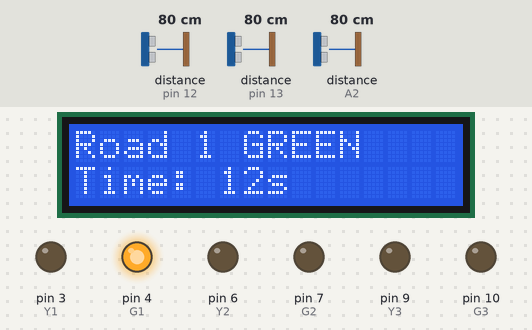
Bench run of a sketch on a simulated Arduino Uno, built with avr-gcc and run on an emulated ATmega328P. On the bench: 16×2 character LCD, output pins drawn as LEDs (lit = HIGH). Wiring (inferred from the names in the program): 3 × ultrasonic range finder: trigger pin 11, echo pin 12 / trigger A0, echo A2 / trigger A3, echo pin 13. Inputs (shaded band) come from the test bench; at power-on: distance to the obstacle (sensors on pin 12, pin 13, A2) 80 cm. The echo pulse lasts 58.3 µs per cm; pins used as bus, display or sensor lines are not drawn; what the sketch prints to the serial monitor is not drawn.

Above: at 0.2 s.
At 6.4 s:
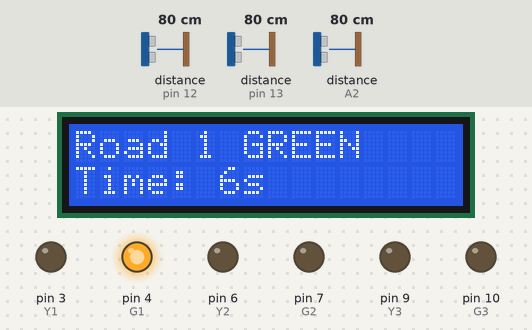
At 12.6 s:
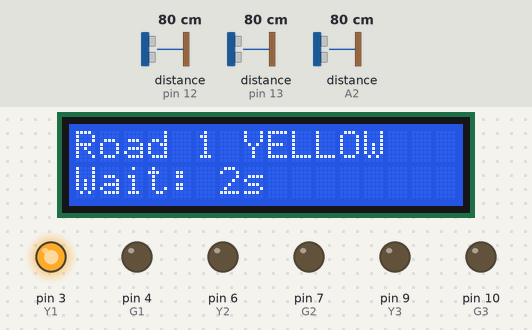
At 14.7 s:
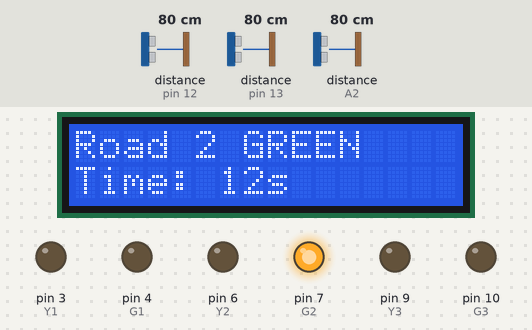
At 27.2 s:
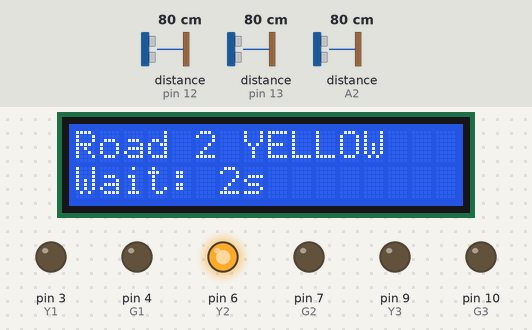
At 38.7 s:
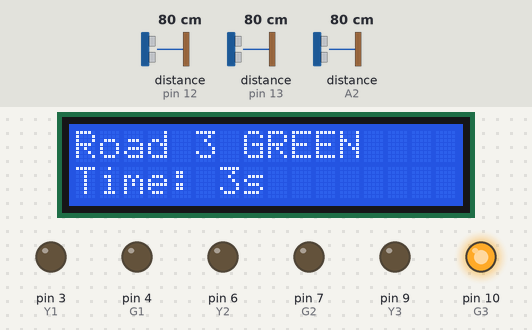
Timing chart, 0 to 40.0 s (numbered marks = the images above):
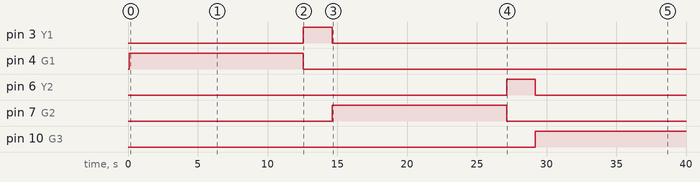

The sketch:

ucodet.ino
```cpp
#include <Wire.h>
#include <LiquidCrystal_I2C.h>

LiquidCrystal_I2C lcd(0x27,16,2);

// ===== LED PINS =====
int R1=2, Y1=3, G1=4;
int R2=5, Y2=6, G2=7;
int R3=8, Y3=9, G3=10;

// ===== ULTRASONIC =====
int trig1=11, echo1=12;
int trig2=A0, echo2=A2;  // fixed pins
int trig3=A3, echo3=13;  // fixed pins

long d1,d2,d3;

// ===== SETTINGS =====
int GREEN_CAR    = 12;  // car detected
int GREEN_NO_CAR = 5;   // no car
int YELLOW_TIME  = 2;   // always 2 sec
int CAR_DISTANCE = 100; // cm — if closer than this = car detected

int currentLane  = 1;

// ===== GET DISTANCE =====
long getDistance(int trig, int echo){
  digitalWrite(trig, LOW);
  delayMicroseconds(2);
  digitalWrite(trig, HIGH);
  delayMicroseconds(10);
  digitalWrite(trig, LOW);

  long duration = pulseIn(echo, HIGH, 15000);
  if(duration == 0) return 999;
  return duration * 0.034 / 2;
}

// ===== UPDATE SENSORS =====
void updateSensors(){
  d1 = getDistance(trig1, echo1);
  d2 = getDistance(trig2, echo2);
  d3 = getDistance(trig3, echo3);
}

// ===== CAR DETECTED? =====
bool carDetected(long distance){
  if(distance < CAR_DISTANCE && distance != 999){
    return true;   // car detected
  }
  return false;    // no car
}

// ===== GET GREEN TIME =====
int getGreenTime(long distance){
  if(carDetected(distance)){
    return GREEN_CAR;     // 12 sec
  }
  return GREEN_NO_CAR;    // 5 sec
}

// ===== RESET ALL =====
void resetAll(){
  digitalWrite(R1,HIGH); digitalWrite(R2,HIGH); digitalWrite(R3,HIGH);
  digitalWrite(G1,LOW);  digitalWrite(G2,LOW);  digitalWrite(G3,LOW);
  digitalWrite(Y1,LOW);  digitalWrite(Y2,LOW);  digitalWrite(Y3,LOW);
}

// ===== RUN GREEN =====
void runGreen(int lane, int sec){
  resetAll();

  if(lane==1){ digitalWrite(R1,LOW); digitalWrite(G1,HIGH); }
  if(lane==2){ digitalWrite(R2,LOW); digitalWrite(G2,HIGH); }
  if(lane==3){ digitalWrite(R3,LOW); digitalWrite(G3,HIGH); }

  Serial.print("Road "); Serial.print(lane);
  if(sec == GREEN_CAR){
    Serial.println(" GREEN — Car Detected! 12s");
  } else {
    Serial.println(" GREEN — No Car. 5s");
  }

  for(int i=sec; i>0; i--){
    updateSensors();

    // show on lcd
    lcd.setCursor(0,0);
    lcd.print("Road ");
    lcd.print(lane);
    lcd.print(" GREEN  ");

    lcd.setCursor(0,1);
    lcd.print("Time: ");
    lcd.print(i);
    lcd.print("s   ");

    // show on serial
    Serial.print("S1: "); Serial.print(d1);
    Serial.print("cm | S2: "); Serial.print(d2);
    Serial.print("cm | S3: "); Serial.print(d3);
    Serial.print("cm | Time: "); Serial.print(i);
    Serial.println("s");

    delay(1000);
  }
}

// ===== RUN YELLOW =====
void runYellow(int lane){
  digitalWrite(R1,HIGH); digitalWrite(R2,HIGH); digitalWrite(R3,HIGH);
  digitalWrite(G1,LOW);  digitalWrite(G2,LOW);  digitalWrite(G3,LOW);

  if(lane==1) digitalWrite(Y1,HIGH);
  if(lane==2) digitalWrite(Y2,HIGH);
  if(lane==3) digitalWrite(Y3,HIGH);

  Serial.print("Road "); Serial.print(lane);
  Serial.println(" YELLOW — 2s");

  for(int i=YELLOW_TIME; i>0; i--){
    lcd.setCursor(0,0);
    lcd.print("Road ");
    lcd.print(lane);
    lcd.print(" YELLOW ");

    lcd.setCursor(0,1);
    lcd.print("Wait: ");
    lcd.print(i);
    lcd.print("s   ");

    Serial.print("Wait: "); Serial.print(i); Serial.println("s");
    delay(1000);
  }

  digitalWrite(Y1,LOW);
  digitalWrite(Y2,LOW);
  digitalWrite(Y3,LOW);
}

// ===== SETUP =====
void setup(){
  lcd.init();
  lcd.backlight();

  pinMode(R1,OUTPUT); pinMode(Y1,OUTPUT); pinMode(G1,OUTPUT);
  pinMode(R2,OUTPUT); pinMode(Y2,OUTPUT); pinMode(G2,OUTPUT);
  pinMode(R3,OUTPUT); pinMode(Y3,OUTPUT); pinMode(G3,OUTPUT);

  pinMode(trig1,OUTPUT); pinMode(echo1,INPUT);
  pinMode(trig2,OUTPUT); pinMode(echo2,INPUT);
  pinMode(trig3,OUTPUT); pinMode(echo3,INPUT);

  Serial.begin(9600);
  Serial.println("Traffic System Ready!");

  // all red at start
  digitalWrite(R1,HIGH);
  digitalWrite(R2,HIGH);
  digitalWrite(R3,HIGH);
}

// ===== LOOP =====
void loop(){
  updateSensors();

  // get green time based on car detection
  int t1 = getGreenTime(d1);
  int t2 = getGreenTime(d2);
  int t3 = getGreenTime(d3);

  if(currentLane == 1){
    runGreen(1, t1);
    runYellow(1);
    currentLane = 2;
  }
  else if(currentLane == 2){
    runGreen(2, t2);
    runYellow(2);
    currentLane = 3;
  }
  else if(currentLane == 3){
    runGreen(3, t3);
    runYellow(3);
    currentLane = 1;
  }
}
```

Measured:
- by itself, pin 3 (Y1): LOW → HIGH at 12.6 s, → LOW 2.0 s later
- by itself, pin 4 (G1): LOW → HIGH at 0.08 s, → LOW 12.5 s later
- by itself, pin 6 (Y2): LOW → HIGH at 27.1 s, → LOW 2.0 s later
- by itself, pin 7 (G2): LOW → HIGH at 14.6 s, → LOW 12.5 s later
- by itself, pin 10 (G3): LOW → HIGH at 29.2 s
- what the display in image 0 shows lasts 1.1 s, from 0.1 s to 1.2 s
